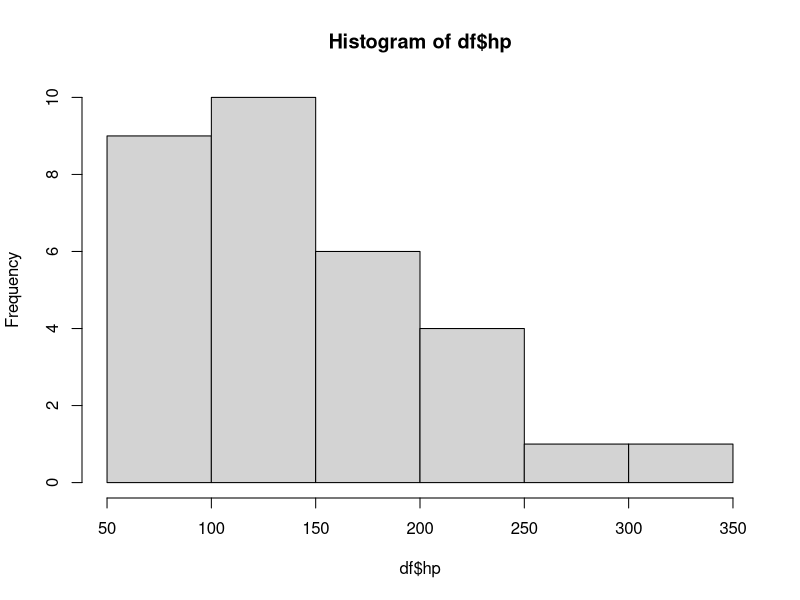
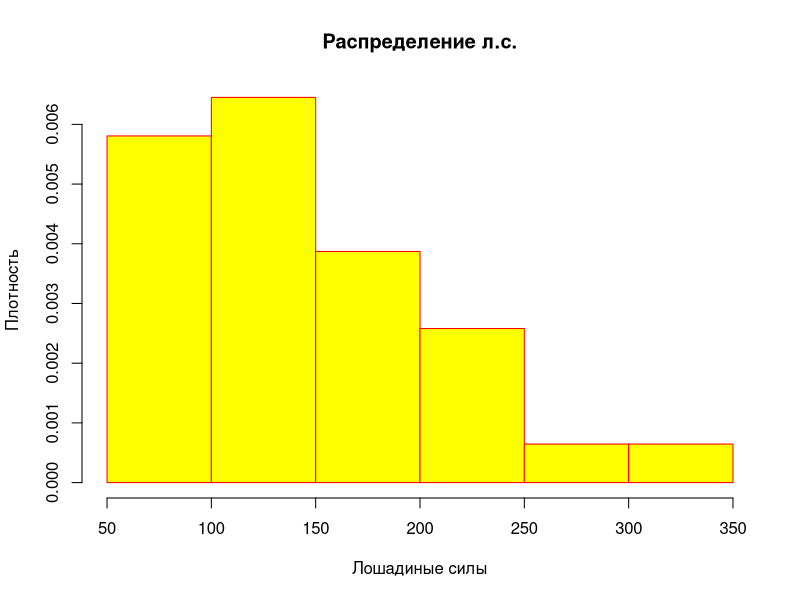
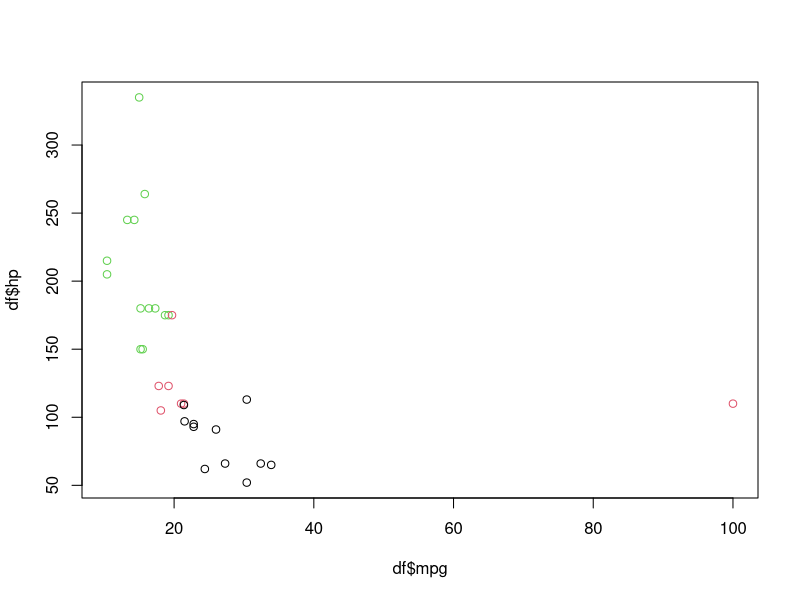

Reproduce these figures in R, in order.
df <- mtcars

df$disp[5]
df$disp[5:10]
df$disp[c(5, 7, 8, 11)]

df[20,]
df[,5]
df[20,5]

df[1,1] <- 100

hvosty <- c(seq(20,25, 0.25))
usy <- c(seq(5, 15, 0.5))

usy[17] <- NA

usy

df[17,11] <- NA

df <- na.omit(df)

df[17,11] <- NA


mean(df[,1])
mean(df[,11])

mean(df[,11], na.rm = T)

var(df[,11], na.rm = T)
sqrt(var(df[,11], na.rm = T))
sd(df[,11], na.rm = T)

sqrt(var(df[,11], na.rm = T)) == sd(df[,11], na.rm = T)


hist(df$hp)
hist(df$hp, probability = T,
     nclass = 5,
     col = 'yellow',
     border = 'red',
     xlab = 'Лошадиные силы',
     ylab = 'Плотность',
     main = 'Распределение л.с.')

df$cyl <- as.factor(df$cyl)


plot(df$mpg, df$hp, col = df$cyl)

##### HOMEWORK #####
# mtcars
# Построить точечный график: mpg VS drat
#             цветом указать: vs + легенда!
# Построить гистограмму: mpg, hp, disp
#             цветные!! 
#             Ось Х - обозвать по-русски
#             Ось Y - "Плотность вероятности"
# * Сделать так, чтобы было два графика
# 
# LESSON_1_ФАМ1_ФАМ2_ФАМ3.R
